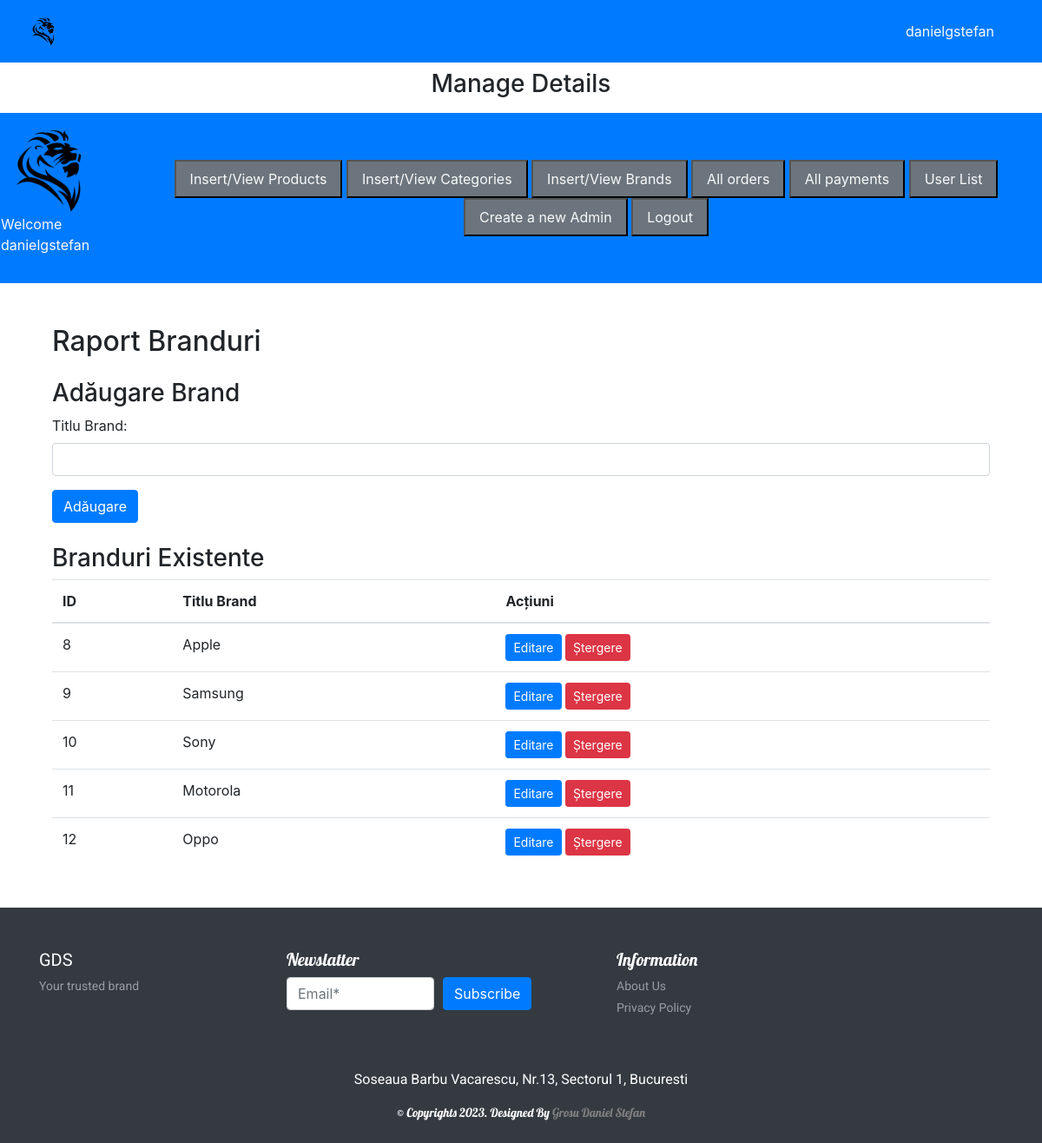
Page /admin/index.php?viewbrands (signed in) on the committed database.
### tables this page shows
CREATE TABLE `brands` (
  `brand_id` int(11) NOT NULL,
  `brand_title` varchar(100) NOT NULL
);

### admin/reportB.php (the view, shortened to what this page needs)
<?php
$servername = 'localhost';
$username = 'root';
$password = '';
$database = "mogds";
$conn = new mysqli($servername, $username, $password, $database);
function getBrands() {
    global $conn;
    $brands = array();
    $sql = "SELECT * FROM brands";
    $result = $conn->query($sql);
    if ($result->num_rows > 0) {
        while ($row = $result->fetch_assoc()) {
            $brands[] = $row;
        }
    }
    return $brands;
}
$brands = getBrands();
?>
<!DOCTYPE html>
<html>
<head>
    <link rel="stylesheet" href="https://stackpath.bootstrapcdn.com/bootstrap/4.3.1/css/bootstrap.min.css">
</head>
<body>
    <div class="container">
        <h2 class="mt-4">Raport Branduri</h2>
        <h3 class="mt-4">Adăugare Brand</h3>
        <form method="post">
            <div class="form-group">
                <label for="brand_title">Titlu Brand:</label>
                <input type="text" class="form-control" id="brand_title" name="brand_title" required>
            </div>
            <button type="submit" class="btn btn-primary" name="add_brand">Adăugare</button>
        </form>
        <h3 class="mt-4">Branduri Existente</h3>
        <table class="table">
            <thead>
                <tr>
                    <th>ID</th>
                    <th>Titlu Brand</th>
                    <th>Acțiuni</th>
                </tr>
            </thead>
            <tbody>
                <?php foreach ($brands as $brand) { ?>
                    <tr>
                        <td><?php echo $brand['brand_id']; ?></td>
                        <td><?php echo $brand['brand_title']; ?></td>
                        <td>
                            <button type="button" class="btn btn-primary btn-sm" data-toggle="modal" data-target="#editModal<?php echo $brand['brand_id']; ?>">Editare</button>
                            <button type="button" class="btn btn-danger btn-sm" data-toggle="modal" data-target="#deleteModal<?php echo $brand['brand_id']; ?>">Ștergere</button>
                        </td>
                    </tr>
                <?php } ?>
            </tbody>
        </table>
    </div>
</body>
</html>

### style.css (style rules this page uses)
button, button:focus { outline: none !important; box-shadow: none !important; }
* { margin: 0; padding: 0; box-sizing: border-box; }

### rows in the picture
brands: brand_id "8", brand_title "Apple"
brands: brand_id "9", brand_title "Samsung"
brands: brand_id "10", brand_title "Sony"
brands: brand_id "11", brand_title "Motorola"
brands: brand_id "12", brand_title "Oppo"

### other values in the picture
$_SESSION['username'] "danielgstefan"
